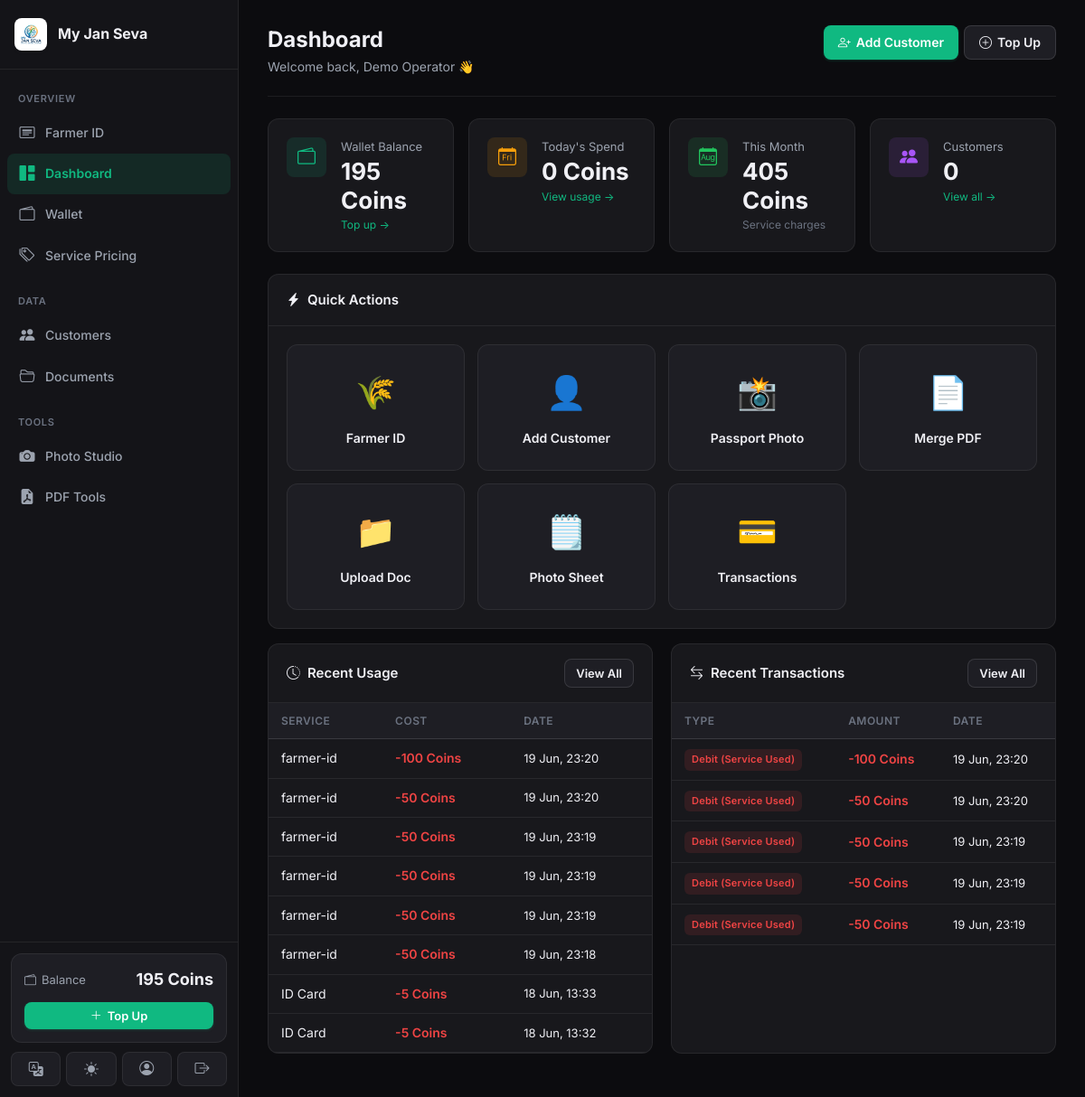
The app's page / (signed in) with its own data.
### apps/wallet/models.py (models this page shows, shortened)
class Wallet(models.Model):
    user = models.OneToOneField(settings.AUTH_USER_MODEL, on_delete=models.CASCADE, related_name='wallet')
    balance = models.DecimalField(max_digits=10, decimal_places=2, default=Decimal('0.00'))
    created_at = models.DateTimeField(auto_now_add=True)
    updated_at = models.DateTimeField(auto_now=True)

class UsageRecord(models.Model):
    user = models.ForeignKey(settings.AUTH_USER_MODEL, on_delete=models.CASCADE, related_name='usage_records')
    service_name = models.CharField(max_length=100)
    service_slug = models.CharField(max_length=100)
    cost = models.DecimalField(max_digits=8, decimal_places=2)
    balance_after = models.DecimalField(max_digits=10, decimal_places=2)
    extra_data = models.JSONField(default=dict, blank=True)
    created_at = models.DateTimeField(auto_now_add=True)
    class Meta:
        ordering = ['-created_at']

class WalletTransaction(models.Model):
    TYPE_CHOICES = [
        ('credit', 'Credit (Top-up)'),
        ('debit',  'Debit (Service Used)'),
        ('refund', 'Refund'),
    ]
    METHOD_CHOICES = [
        ('razorpay', 'Razorpay'),
        ('upi',      'UPI'),
        ('qr',       'QR Payment'),
        ('manual',   'Manual / Admin'),
        ('system',   'System'),
    ]
    wallet = models.ForeignKey(Wallet, on_delete=models.CASCADE, related_name='transactions')
    amount = models.DecimalField(max_digits=10, decimal_places=2)
    transaction_type = models.CharField(max_length=10, choices=TYPE_CHOICES)
    method = models.CharField(max_length=20, choices=METHOD_CHOICES, default='system')
    balance_after = models.DecimalField(max_digits=10, decimal_places=2)
    reference_id = models.CharField(max_length=100, blank=True)
    note = models.CharField(max_length=255, blank=True)
    created_at = models.DateTimeField(auto_now_add=True)
    class Meta:
        ordering = ['-created_at']

### apps/accounts/models.py (models this page shows, shortened)
class CustomUser(AbstractUser):
    ROLE_CHOICES = [
        ('admin', 'Super Admin'),
        ('operator', 'Portal User / Operator'),
    ]
    role = models.CharField(max_length=20, choices=ROLE_CHOICES, default='operator')
    phone = models.CharField(max_length=15, blank=True)
    business_name = models.CharField(max_length=120, blank=True)
    city = models.CharField(max_length=80, blank=True)
    state = models.CharField(max_length=80, blank=True)
    address = models.TextField(blank=True)
    profile_photo = models.ImageField(upload_to='profiles/', blank=True, null=True)
    is_approved = models.BooleanField(default=True)
    created_at = models.DateTimeField(auto_now_add=True)
    updated_at = models.DateTimeField(auto_now=True)
    class Meta:
        verbose_name = 'User'
        verbose_name_plural = 'Users'
    @property
    def is_admin(self):
        return self.role == 'admin'

### apps/dashboard/views.py (the view)
# urls.py: path('', views.home, name='home'),
def home(request):
    if request.user.is_authenticated:
        if request.user.is_admin:
            return admin_dashboard(request)
        return user_dashboard(request)
    return render(request, 'dashboard/landing.html', {
        'page_title': 'My Jan Seva — Complete Document & ID Services Platform'
    })

### apps/core/context_processors.py (called while the page is built)
def site_settings(request):
    return {
        'SITE_NAME': 'My Jan Seva',
        'SITE_TAGLINE': 'Complete Document & ID Services Platform',
    }

### apps/pricing/context_processors.py (called while the page is built)
def service_prices(request):
    prices = cache.get('service_prices')
    if prices is None:
        prices = {s.slug: s for s in Service.objects.filter(is_active=True)}
        cache.set('service_prices', prices, 300)
    return {'service_prices': prices}

### apps/wallet/context_processors.py (called while the page is built)
def wallet_balance(request):
    if request.user.is_authenticated:
        try:
            balance = request.user.wallet.balance
        except Wallet.DoesNotExist:
            balance = 0
        return {'wallet_balance': balance}
    return {'wallet_balance': 0}

### templates/dashboard/user.html
{% extends "base.html" %}
{% load humanize %}
{% block content %}
<div class="page-header">
  <div>
    <h1>Dashboard</h1>
    <div class="subtitle">Welcome back, {{ user.get_full_name|default:user.username }} 👋</div>
  </div>
  <div class="d-flex gap-1">
    <a href="{% url 'customers:create' %}" class="btn btn-primary"><i class="bi bi-person-plus"></i> Add Customer</a>
    <a href="{% url 'wallet:topup' %}" class="btn btn-secondary"><i class="bi bi-plus-circle"></i> Top Up</a>
  </div>
</div>
<div class="stat-grid">
  <div class="stat-card">
    <div class="stat-icon indigo"><i class="bi bi-wallet2"></i></div>
    <div class="stat-info">
      <div class="label">Wallet Balance</div>
      <div class="value">{{ wallet.balance|floatformat:0 }} Coins</div>
      <div class="sub"><a href="{% url 'wallet:topup' %}">Top up →</a></div>
    </div>
  </div>
  <div class="stat-card">
    <div class="stat-icon amber"><i class="bi bi-calendar-day"></i></div>
    <div class="stat-info">
      <div class="label">Today's Spend</div>
      <div class="value">{{ today_usage|floatformat:0 }} Coins</div>
      <div class="sub"><a href="{% url 'wallet:usage' %}">View usage →</a></div>
    </div>
  </div>
  <div class="stat-card">
    <div class="stat-icon green"><i class="bi bi-calendar-month"></i></div>
    <div class="stat-info">
      <div class="label">This Month</div>
      <div class="value">{{ month_usage|floatformat:0 }} Coins</div>
      <div class="sub">Service charges</div>
    </div>
  </div>
  <div class="stat-card">
    <div class="stat-icon purple"><i class="bi bi-people-fill"></i></div>
    <div class="stat-info">
      <div class="label">Customers</div>
      <div class="value">{{ customers_count }}</div>
      <div class="sub"><a href="{% url 'customers:list' %}">View all →</a></div>
    </div>
  </div>
</div>
<div class="card mb-3">
  <div class="card-header">
    <div class="card-title"><i class="bi bi-lightning-charge-fill"></i> Quick Actions</div>
  </div>
  <div class="action-grid">
    <a href="{% url 'id_cards:home' %}" class="action-tile">
      <div class="tile-icon">🌾</div><div class="tile-label">Farmer ID</div>
    </a>
    <a href="{% url 'customers:create' %}" class="action-tile">
      <div class="tile-icon">👤</div><div class="tile-label">Add Customer</div>
    </a>
    <a href="{% url 'photo_studio:workspace' %}" class="action-tile">
      <div class="tile-icon">📸</div><div class="tile-label">Passport Photo</div>
    </a>
    <a href="{% url 'pdf_workspace:merge' %}" class="action-tile">
      <div class="tile-icon">📄</div><div class="tile-label">Merge PDF</div>
    </a>
    <a href="{% url 'documents:upload' %}" class="action-tile">
      <div class="tile-icon">📁</div><div class="tile-label">Upload Doc</div>
    </a>
    <a href="{% url 'photo_studio:workspace' %}" class="action-tile">
      <div class="tile-icon">🗒️</div><div class="tile-label">Photo Sheet</div>
    </a>
    <a href="{% url 'wallet:transactions' %}" class="action-tile">
      <div class="tile-icon">💳</div><div class="tile-label">Transactions</div>
    </a>
  </div>
</div>
<div class="grid-2">
  <div class="card">
    <div class="card-header">
      <div class="card-title"><i class="bi bi-clock-history"></i> Recent Usage</div>
      <a href="{% url 'wallet:usage' %}" class="btn btn-secondary btn-sm">View All</a>
    </div>
    {% if recent_usage %}
    <div class="table-wrapper">
      <table class="data-table">
        <thead><tr><th>Service</th><th>Cost</th><th>Date</th></tr></thead>
        <tbody>
        {% for u in recent_usage %}
        <tr>
          <td>{{ u.service_name }}</td>
          <td><span class="amount-negative">-{{ u.cost|floatformat:0 }} Coins</span></td>
          <td class="text-muted text-sm">{{ u.created_at|date:"d M, H:i" }}</td>
        </tr>
        {% endfor %}
        </tbody>
      </table>
    </div>
    {% else %}
    <div class="empty-state" style="padding:30px">
      <i class="bi bi-clock"></i>
      <p>No services used yet</p>
    </div>
    {% endif %}
  </div>
  <div class="card">
    <div class="card-header">
      <div class="card-title"><i class="bi bi-arrow-left-right"></i> Recent Transactions</div>
      <a href="{% url 'wallet:transactions' %}" class="btn btn-secondary btn-sm">View All</a>
    </div>
    {% if recent_txns %}
    <div class="table-wrapper">
      <table class="data-table">
        <thead><tr><th>Type</th><th>Amount</th><th>Date</th></tr></thead>
        <tbody>
        {% for t in recent_txns %}
        <tr>
          <td><span class="badge {% if t.transaction_type == 'credit' %}badge-success{% else %}badge-danger{% endif %}">{{ t.get_transaction_type_display }}</span></td>
          <td><span class="{% if t.transaction_type == 'credit' %}amount-positive{% else %}amount-negative{% endif %}">{% if t.transaction_type == 'credit' %}+{% else %}-{% endif %}{{ t.amount|floatformat:0 }} Coins</span></td>
          <td class="text-muted text-sm">{{ t.created_at|date:"d M, H:i" }}</td>
        </tr>
        {% endfor %}
        </tbody>
      </table>
    </div>
    {% else %}
    <div class="empty-state" style="padding:30px">
      <i class="bi bi-credit-card"></i>
      <p>No transactions yet</p>
    </div>
    {% endif %}
  </div>
</div>
{% endblock %}

### templates/base.html (shortened to what this page needs)
{% load static humanize %}
<!DOCTYPE html>
<html lang="en" data-theme="dark">
<head>
  <link rel="stylesheet" href="https://cdn.jsdelivr.net/npm/bootstrap-icons@1.11.3/font/bootstrap-icons.min.css">
  <link rel="stylesheet" href="{% static 'css/main.css' %}">
</head>
<body>
{% if user.is_authenticated %}
<div class="app-shell">
  <aside class="sidebar" id="sidebar">
    <div class="sidebar-top">
      <div class="sidebar-brand">
        <div class="sidebar-brand-icon" style="background: white; box-shadow: 0 2px 4px rgba(0,0,0,0.05);"><img src="{% static 'logo.png' %}" alt="Logo" style="width: 24px; height: 24px; object-fit: contain;"></div>
        <div class="sidebar-brand-text">
          <span class="sidebar-brand-name">My Jan Seva</span>
        </div>
      </div>
    </div>
    <nav class="sidebar-nav" id="sidebarNav">
      <div class="nav-group">
        <div class="nav-group-label">Overview</div>
        <a href="{% url 'id_cards:home' %}" class="nav-link {% if request.resolver_match.namespace == 'id_cards' %}active{% endif %}">
          <i class="bi bi-card-heading"></i><span>Farmer ID</span>
        </a>
        <a href="{% url 'dashboard:home' %}" class="nav-link {% if request.resolver_match.namespace == 'dashboard' %}active{% endif %}">
          <i class="bi bi-grid-1x2-fill"></i><span>Dashboard</span>
        </a>
        <a href="{% url 'wallet:dashboard' %}" class="nav-link {% if request.resolver_match.namespace == 'wallet' %}active{% endif %}">
          <i class="bi bi-wallet2"></i><span>Wallet</span>
        </a>
        <a href="{% url 'pricing:view_pricing' %}" class="nav-link {% if request.resolver_match.url_name == 'view_pricing' %}active{% endif %}">
          <i class="bi bi-tags"></i><span>Service Pricing</span>
        </a>
      </div>
      <div class="nav-group">
        <div class="nav-group-label">Data</div>
        <a href="{% url 'customers:list' %}" class="nav-link {% if request.resolver_match.namespace == 'customers' %}active{% endif %}">
          <i class="bi bi-people-fill"></i><span>Customers</span>
        </a>
        <a href="{% url 'documents:list' %}" class="nav-link {% if request.resolver_match.namespace == 'documents' %}active{% endif %}">
          <i class="bi bi-folder2-open"></i><span>Documents</span>
        </a>
      </div>
      <div class="nav-group">
        <div class="nav-group-label">Tools</div>
        <a href="{% url 'photo_studio:workspace' %}" class="nav-link {% if request.resolver_match.namespace == 'photo_studio' %}active{% endif %}">
          <i class="bi bi-camera-fill"></i><span>Photo Studio</span>
        </a>
        <a href="{% url 'pdf_workspace:home' %}" class="nav-link {% if request.resolver_match.namespace == 'pdf_workspace' %}active{% endif %}">
          <i class="bi bi-file-earmark-pdf-fill"></i><span>PDF Tools</span>
        </a>
      </div>
    </nav>
    <div class="sidebar-footer">
      <div class="sidebar-wallet">
        <div class="sidebar-wallet-row">
          <span class="sidebar-wallet-label"><i class="bi bi-wallet2"></i> Balance</span>
          <span class="sidebar-wallet-amt">{{ wallet_balance|floatformat:0 }} Coins</span>
        </div>
        <a href="{% url 'wallet:topup' %}" class="btn btn-primary btn-sm btn-block">
          <i class="bi bi-plus-lg"></i> Top Up
        </a>
      </div>
      <div class="sidebar-actions">
        <button id="langToggleBtn" class="sidebar-action-btn" title="Switch Language / भाषा बदलें">
          <i class="bi bi-translate"></i>
        </button>
        <button id="themeToggleBtn" class="sidebar-action-btn" title="Toggle Theme">
          <i id="themeToggleIcon" class="bi bi-sun-fill"></i>
        </button>
        <a href="{% url 'accounts:profile' %}" class="sidebar-action-btn" title="Profile">
          <i class="bi bi-person-circle"></i>
        </a>
        <a href="{% url 'accounts:logout' %}" class="sidebar-action-btn sidebar-action-btn--danger" title="Logout">
          <i class="bi bi-box-arrow-right"></i>
        </a>
      </div>
    </div>
  </aside>
  <div class="main-area">
    <main class="page-body">
      {% block content %}{% endblock %}
    </main>
  </div>
</div>
{% else %}
  {% block auth_content %}{% endblock %}
{% endif %}
</body>
</html>

### records on screen
Wallet: balance "195"
CustomUser: get_full_name "Demo Operator"
UsageRecord: service_name "farmer-id", cost "100", created_at "19 Jun, 23:20"
UsageRecord: service_name "farmer-id", cost "50", created_at "19 Jun, 23:20"
UsageRecord: service_name "farmer-id", cost "50", created_at "19 Jun, 23:19"
UsageRecord: service_name "farmer-id", cost "50", created_at "19 Jun, 23:19"
UsageRecord: service_name "farmer-id", cost "50", created_at "19 Jun, 23:19"
UsageRecord: service_name "farmer-id", cost "50", created_at "19 Jun, 23:18"
UsageRecord: service_name "ID Card", cost "5", created_at "18 Jun, 13:33"
UsageRecord: service_name "ID Card", cost "5", created_at "18 Jun, 13:32"
WalletTransaction: transaction_type "Debit (Service Used)", amount "100", created_at "19 Jun, 23:20"
WalletTransaction: transaction_type "Debit (Service Used)", amount "50", created_at "19 Jun, 23:20"
WalletTransaction: transaction_type "Debit (Service Used)", amount "50", created_at "19 Jun, 23:19"
WalletTransaction: transaction_type "Debit (Service Used)", amount "50", created_at "19 Jun, 23:19"
WalletTransaction: transaction_type "Debit (Service Used)", amount "50", created_at "19 Jun, 23:19"

### other values on screen
{{ today_usage|floatformat:0 }} "0"
{{ month_usage|floatformat:0 }} "405"
{{ customers_count }} "0"
